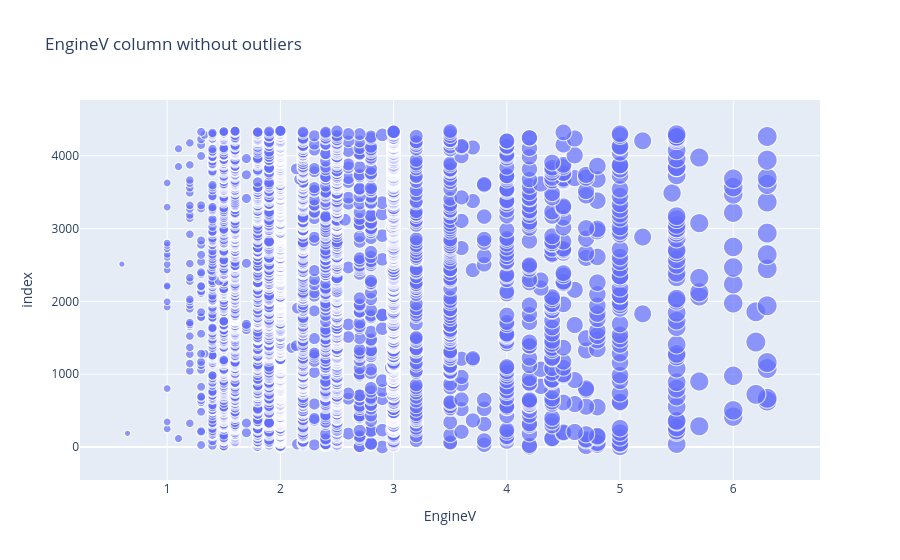

Notebook code for this chart:
### Code cell
# Removing wrong data because cars can not has more than 6.5 lts
df = df[df['EngineV']<6.5]
px.scatter(df,'EngineV', size='EngineV', title="EngineV column without outliers")

### Figure 1 — Plotly figure (JSON) as saved in the notebook; plotly's stock layout.template omitted (floating-point values rounded to 4 significant figures; data arrays with more than 128 entries replaced by an {"elided": "..."} marker saying what was removed)
{"data": [{"hovertemplate": "EngineV=%{marker.size}<br>index=%{y}<extra></extra>", "legendgroup": "", "marker": {"color": "#636efa", "size": {"elided": "3880 float values"}, "sizemode": "area", "sizeref": 0.01575, "symbol": "circle"}, "mode": "markers", "name": "", "showlegend": false, "type": "scattergl", "x": {"elided": "3880 float values"}, "xaxis": "x", "y": {"elided": "3880 int values"}, "yaxis": "y"}], "layout": {"legend": {"itemsizing": "constant", "tracegroupgap": 0}, "title": {"text": "EngineV column without outliers"}, "xaxis": {"anchor": "y", "domain": [0, 1], "title": {"text": "EngineV"}}, "yaxis": {"anchor": "x", "domain": [0, 1], "title": {"text": "index"}}}}
